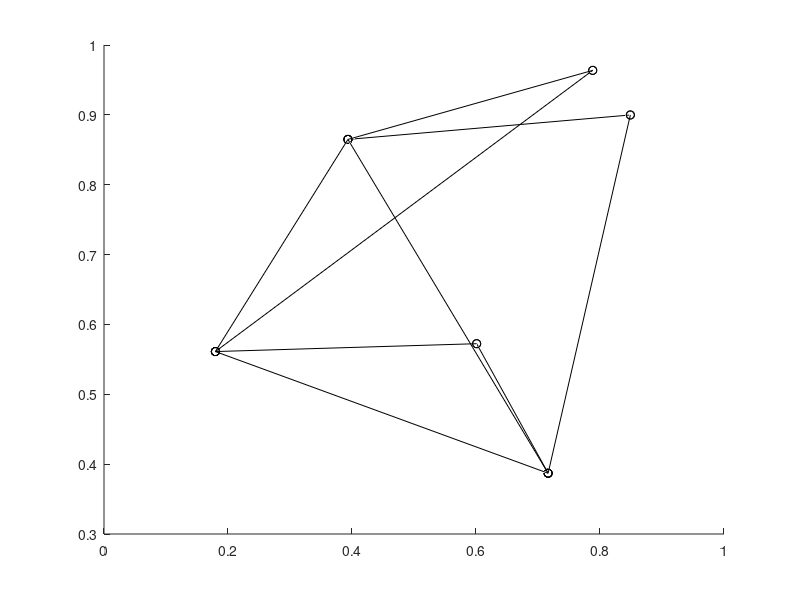

Reproduce this figure in MATLAB. (Note: this script raises an error after producing the figure.)
% check analytical gradient against fdm

clear all;
close all;
clc;

addpath ../util_functions/
addpath ../shell_dynamics/
fprintf('FDM verification of midedge normal based shell bending\n');

stiff = 1;
nu = 0.5;

%% element: triangle

% initial values (non-zero init curvature)

init_ps = rand(3,3);
init_p1 = init_ps(:,1);
init_p2 = init_ps(:,2);
init_p3 = init_ps(:,3);

init_p1_ = rand(3,1);
init_p2_ = rand(3,1);
init_p3_ = rand(3,1);

% init_xi_1 = rand;
% init_xi_2 = rand;
% init_xi_3 = rand;

% % initial values (zero init curvature)

% init_ps = [rand(2,3);0,0,0];
% init_p1 = init_ps(:,1);
% init_p2 = init_ps(:,2);
% init_p3 = init_ps(:,3);
% 
% init_p1_ = [rand(2,1);0];
% init_p2_ = [rand(2,1);0];
% init_p3_ = [rand(2,1);0];

nodes = [init_p1, init_p2, init_p3, init_p1_, init_p2_, init_p3_]';
edges = [2,3; 3,1; 1,2; 2,4; 3,5; 1,6;...
    3,4; 1,5; 2,6];

figure()
hold on;
for i=1:size(edges,1)
    n1 = edges(i,1);
    n2 = edges(i,2);
    n1pos = nodes(n1,:);
    n2pos = nodes(n2,:);
   
    plot3([n1pos(1);n2pos(1)], [n1pos(2);n2pos(2)], [n1pos(3);n2pos(3)],'ko-');
end
hold off;

%%

init_v1 = init_p3 - init_p2;
init_v2 = init_p1 - init_p3; 
init_v3 = init_p2 - init_p1;

% normal of the triangle
normal_init = cross((init_p2-init_p1), (init_p3-init_p2));
A_init = norm(normal_init)/2;
n_init = normal_init/norm(normal_init);

% to calculate normals of adjacent triangles:

% edges of the adjacent triangles
e1 = init_p1_-init_p2;
e2 = init_p2_-init_p3;
e3 = init_p3_-init_p1;

% normals of adjacent triangles
n_2_init = cross(e1,init_v1);
n_3_init = cross(e2,init_v2);
n_4_init = cross(e3,init_v3);

n_2_init = n_2_init/norm(n_2_init);
n_3_init = n_3_init/norm(n_3_init);
n_4_init = n_4_init/norm(n_4_init);

% n1_avg associated with each of the edges
n1_avg_init = (n_init+n_2_init)/2;
if norm(n1_avg_init)<=1e-4
    n1_avg_init = (n_init-n_2_init)/2;
end
n2_avg_init = (n_init+n_3_init)/2;
if norm(n2_avg_init)<=1e-4
    n2_avg_init = (n_init-n_3_init)/2;
end
n3_avg_init = (n_init+n_4_init)/2;
if norm(n3_avg_init)<=1e-4
    n3_avg_init = (n_init-n_4_init)/2;
end

n1_avg_init = n1_avg_init/ norm(n1_avg_init);
n2_avg_init = n2_avg_init/ norm(n2_avg_init);
n3_avg_init = n3_avg_init/ norm(n3_avg_init);

% tau_is
tau1_0 = cross(init_v1, n1_avg_init);
tau2_0 = cross(init_v2, n2_avg_init);
tau3_0 = cross(init_v3, n3_avg_init);

% sign coefficients
s_1 = 1;
s_2 = 1;
s_3 = 1;

init_xi_1 = dot(n1_avg_init, tau1_0);
init_xi_2 = dot(n2_avg_init, tau2_0);
init_xi_3 = dot(n3_avg_init, tau3_0);

init_xis = [init_xi_1, init_xi_2, init_xi_3]; 

[init_ts, init_fs, init_cs] = calculate_ts_fs_cs(init_p1, init_p2, init_p3, tau1_0, tau2_0, tau3_0);

%% deformed
% vertex point vectors: p_i,j,k
ps = init_ps + 0.001*rand(3,3);
p1 = ps(:,1) ;
p2 = ps(:,2) ;
p3 = ps(:,3) ;

xis = init_xis + 0.001*rand(1,3);
xi_1 = xis(1);
xi_2 = xis(2);
xi_3 = xis(3);

p1_ = p1 + 0.001*rand(3,1);
p2_ = p2 + 0.001*rand(3,1);
p3_ = p3 + 0.001*rand(3,1);

% edge vectors: v_i,j,k
v1 = p3 - p2 ; 
v2 = p1 - p3 ;
v3 = p2 - p1 ;

% normal of the triangle
normal = cross((p2-p1), (p3-p2));
A = norm(normal)/2;
n = normal/norm(normal);

% to calculate normals of adjacent triangles:

% edges of the adjacent triangles
e1 = p1_-p2;
e2 = p2_-p3;
e3 = p3_-p1;

n_2 = cross(e1,v1);
n_3 = cross(e2,v2);
n_4 = cross(e3,v3);

n_2 = n_2/norm(n_2);
n_3 = n_3/norm(n_3);
n_4 = n_4/norm(n_4);

% n1_avg associated with each of the edges
n1_avg = (n+n_2)/2;
if norm(n1_avg)<=1e-4
    n1_avg = (n-n_2)/2;
end
n2_avg = (n+n_3)/2;
if norm(n2_avg)<=1e-4
    n2_avg = (n-n_3)/2;
end
n3_avg = (n+n_4)/2;
if norm(n3_avg)<=1e-4
    n3_avg = (n-n_4)/2;
end

n1_avg = n1_avg/ norm(n1_avg);
n2_avg = n2_avg/ norm(n2_avg);
n3_avg = n3_avg/ norm(n3_avg);

tau1_0 = cross(v1, n1_avg);
tau2_0 = cross(v2, n2_avg);
tau3_0 = cross(v3, n3_avg);

[E, gradE, hessE,~,~,~,~,~,~, t1, t2, t3, c1, c2, c3] = ...
    Energy_Grad_Hess_with2terms_nat_curv ...
    (stiff, nu, p1, p2, p3, xi_1, xi_2, xi_3, s_1, s_2, s_3, tau1_0, tau2_0, tau3_0, A, ...
    init_ts, init_cs, init_fs, init_xis);

%% FDM check for gradient and hessian
change = 1e-8;
q = [p1; p2; p3; xi_1; xi_2; xi_3]; % dof vector

hessE_FDM = zeros(12,12);
gradE_FDM = zeros(1,12);

for c = 1:12
    q_change = q;
    q_change(c) = q(c) + change;
    p1_change = q_change(1:3);
    p2_change = q_change(4:6);
    p3_change = q_change(7:9);
    xi_1_change = q_change(10);
    xi_2_change = q_change(11);
    xi_3_change = q_change(12);

    % changes in the energy
    [E_change, gradE_change] = ...
        Energy_Grad_Hess_with2terms_nat_curv ...
        (stiff, nu, p1_change, p2_change, p3_change, xi_1_change, xi_2_change, xi_3_change, s_1, s_2, s_3, tau1_0, tau2_0, tau3_0, A, ...
        init_ts, init_cs, init_fs, init_xis, t1, t2, t3, c1, c2, c3); % assume that t1, t2, t3, c1, c2, c3 are not changed - negligible changes

    gradE_FDM(c) = (E_change - E)/change;

    hessE_FDM(c,:) = (gradE_change - gradE) .* (1/change);

end
diff_grad = gradE_FDM - gradE
diff_hess = hessE_FDM - hessE

%%

h1 = figure();
h1.WindowState = 'maximized';
subplot(2,1,1);
plot( gradE, 'ro');
hold on
plot( gradE_FDM, 'b^');
hold off
legend('Analytical my', 'Finite Difference');
xlabel('Index');
ylabel('Gradient');

subplot(2,1,2);
plot( reshape(hessE, [144,1]), 'ro');
hold on
plot( reshape(hessE_FDM, [144,1]), 'b^');
hold off
legend('Analytical', 'Finite Difference');
xlabel('Index');
ylabel('Hessian');